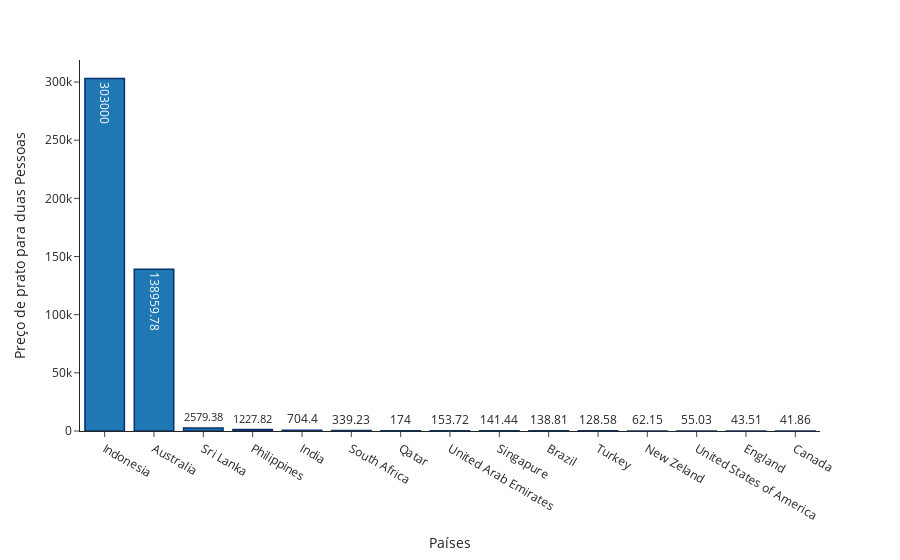

The code cell stored with this chart in its notebook:
### Markdown cell above
### 11. Qual a média de preço de um prato para dois por país?

### Code cell
df1_aux = (df1.loc[:, ['average_cost_for_two', 'country_name']]
                    .groupby('country_name')
                    .mean().sort_values('average_cost_for_two', ascending=False)
                    .reset_index()
                    .round(2) )
       

# Plotando o gráfico

fig = px.bar( df1_aux, x='country_name', y='average_cost_for_two', text='average_cost_for_two', template='simple_white', labels={
    'country_name': 'Países' ,
    'average_cost_for_two': 'Preço de prato para duas Pessoas'
} )

fig.update_traces(marker_line_color = 'rgb(8,48,107)', marker_line_width = 1.5 )
fig.show()

### Figure 1 — Plotly figure (JSON) as saved in the notebook; plotly's stock layout.template omitted (floating-point values rounded to 4 significant figures)
{"data": [{"alignmentgroup": "True", "hovertemplate": "Países=%{x}<br>Preço de prato para duas Pessoas=%{text}<extra></extra>", "legendgroup": "", "marker": {"color": "#1F77B4", "line": {"color": "rgb(8,48,107)", "width": 1.5}, "pattern": {"shape": ""}}, "name": "", "offsetgroup": "", "orientation": "v", "showlegend": false, "text": [303000, 139000.0, 2579.0, 1228.0, 704.4, 339.2, 174, 153.7, 141.4, 138.8, 128.6, 62.15, 55.03, 43.51, 41.86], "textposition": "auto", "type": "bar", "x": ["Indonesia", "Australia", "Sri Lanka", "Philippines", "India", "South Africa", "Qatar", "United Arab Emirates", "Singapure", "Brazil", "Turkey", "New Zeland", "United States of America", "England", "Canada"], "xaxis": "x", "y": [303000, 139000.0, 2579.0, 1228.0, 704.4, 339.2, 174, 153.7, 141.4, 138.8, 128.6, 62.15, 55.03, 43.51, 41.86], "yaxis": "y"}], "layout": {"barmode": "relative", "legend": {"tracegroupgap": 0}, "margin": {"t": 60}, "xaxis": {"anchor": "y", "domain": [0, 1], "title": {"text": "Países"}}, "yaxis": {"anchor": "x", "domain": [0, 1], "title": {"text": "Preço de prato para duas Pessoas"}}}}
